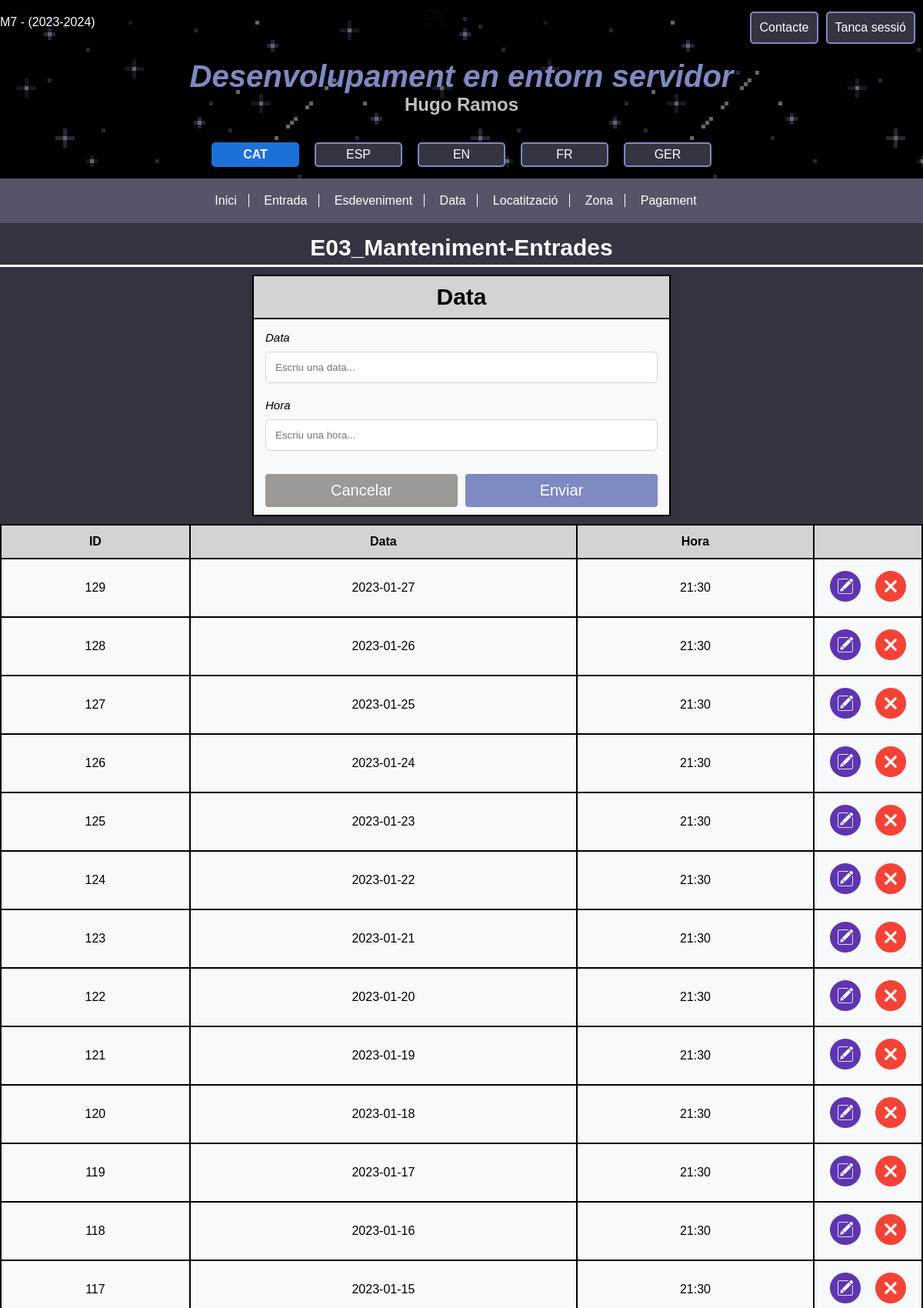
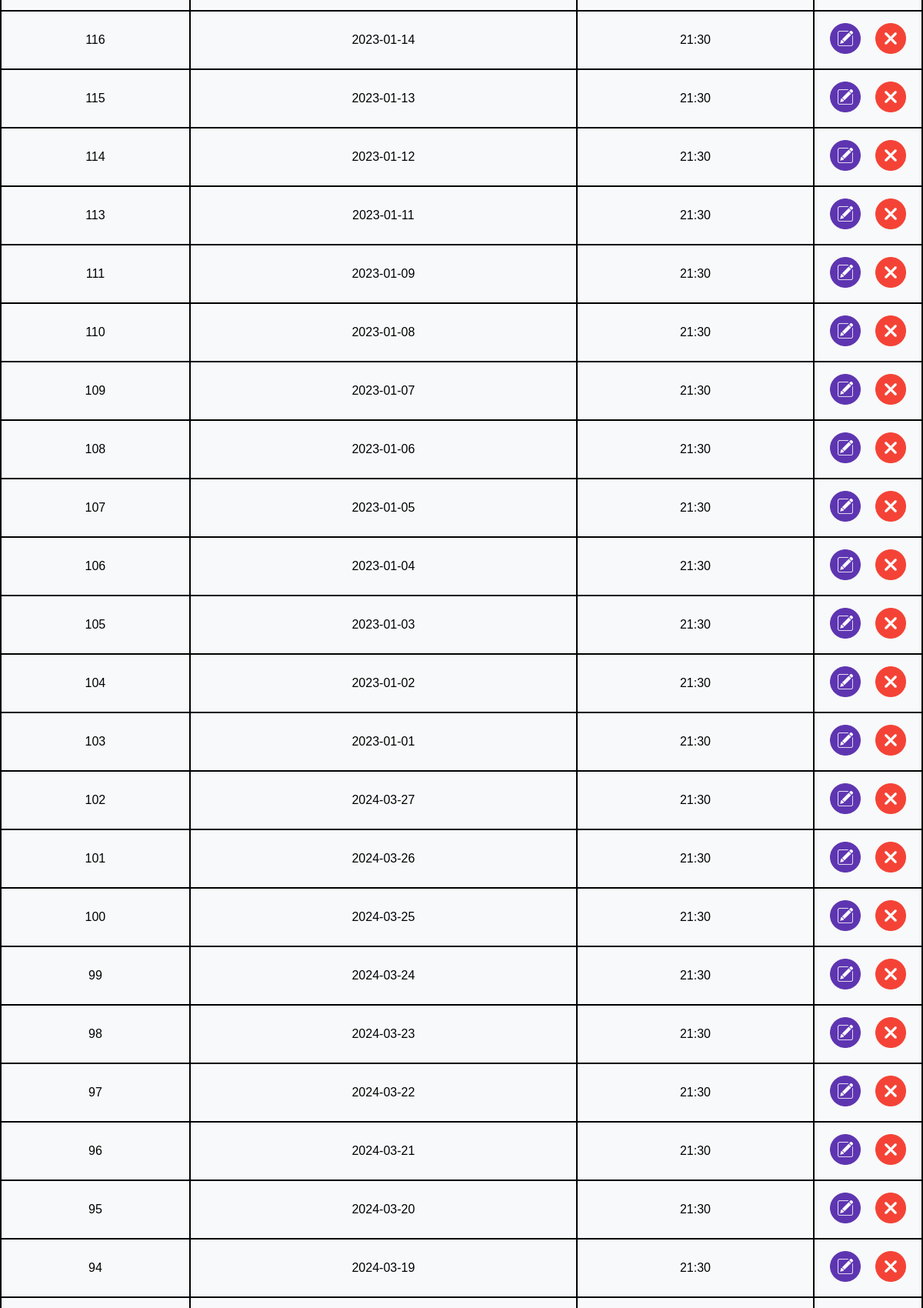
Screenshot of /?Data/show (signed in, upper part) with the database file from the repository (2 pictures, top to bottom).
### tables this page shows
CREATE TABLE `tbl_data` (
  `id` int NOT NULL,
  `data` date NOT NULL,
  `hora` varchar(5) NOT NULL
);

### classes/controlador/datacontroller.class.php (called while the page is built, shortened)
<?php
class DataController extends Controller {
    private $data;
    public function __construct(Data $param = null) {
        $this->data = (is_null($param)) ? new Data("", "", "") : $param;
    }
    public function show($params) {
        if (isset($_COOKIE["lang"])) {
            $lang = $_COOKIE["lang"];
        }else {
            $lang = "cat";
        }
        $frmErrors = array();
        $dates = DataModel::read();
        DataView::show($lang, $dates, $frmErrors, $this->data);
    }
}

### index.php (called while the page is built, shortened)
<?php
    try {
        $cFront = new FrontController();
        $cFront->dispatch();
    }catch (Exception $e) {
        $vError = new ErrorView();
        $vError->show($e);
    }
?>

### classes/model/Data.php (called while the page is built, shortened)
<?php
class Data {
    private $id;
    private $data;
    private $hora;
    public function __construct($id, $data, $hora){
        $this->id = $id;
        $this->data = $data;
        $this->hora = $hora;
    }
    public function getId(){
        return $this->id;
    }
    public function getData(){
        return $this->data;
    }
    public function getHora(){
        return $this->hora;
    }
}

### classes/model/DataBase.php (called while the page is built, shortened)
<?php
class DataBase {
    private $sgbd = "mysql";
    public $link;
    private function __construct($usr = 0){
        switch ($this->sgbd){
            case "mysql":
                switch ($usr) {
                    case 0:
                        if ($link = new mysqli(ini_get("mysqli.default_host"), ini_get("mysqli.default_user"), ini_get("mysqli.default_pw"), "myweb")){
                            $this->link = $link;
                        }else{
                            throw new Exception("No s'ha pogut establir una conexió.");
                        }
                    break;
                }
            break;
        }
    }
    public function executeSQL($query, $params = null){
        switch ($this->sgbd){
            case "mysql":
                if ($stmt = $this->link->prepare($query)){
                    if ($stmt->execute($params)){
                        $res = $stmt->get_result();
                        if ($res !== false) {
                            $dades = $res->fetch_all(MYSQLI_ASSOC);
                            return $dades;
                        }else {
                            $stmt->close();
                            return true;
                        }
                    }
                }
                return false;
                break;
        }
    }
}

### classes/model/DataModel.php (called while the page is built, shortened)
<?php
class DataModel {
    public static function read($data = null){
        $dates = self::getDb_generic()->executeSQL("SELECT * FROM `tbl_data` ORDER BY `id` DESC");
        $datesObj = array();
        foreach ($dates as $fila) {
            $datesObj[] = new Data($fila["id"], $fila["data"], $fila["hora"]);
        }
        return $datesObj;
    }
    public static function getDb_generic(){
        return self::$db_generic = DataBase::getInstance();
    }
}

### classes/vista/DataView.php (the view, shortened to what this page needs)
<?php
class DataView extends View {
    public static function show($idioma, $dates, $frmErrors, $data = null) {
        $formE = '<form id="form-entrada" action="" method="post">
                    <h2>Data</h2>
                    <div class="fe-inputs">
                        <label for="dData">Data</label>
                        <input type="text" id="dData" name="dData" placeholder="Escriu una data..." value="' . ($data ? $data->getData() : "") . '">
                        <div class="errors"><span class="error">' . $frmErrors["data1"] . '</span></div>
                        <div class="errors"><span class="error">' . $frmErrors["data2"] . '</span></div>
                        <label for="hora">Hora</label>
                        <input type="text" id="hora" name="hora" placeholder="Escriu una hora..." value="' . ($data ? $data->getHora() : "") . '">
                        <div class="errors"><span class="error">' . $frmErrors["hora1"] . '</span></div>
                        <div class="errors"><span class="error">' . $frmErrors["hora2"] . '</span></div>
                        <div class="fe-sInputs">
                            <input type="submit" id="cancelar" name="cancelar" value="Cancelar">
                            <input type="submit" id="enviar" name="enviar" value="Enviar">
                        </div>
                    </div>
                </form>';
        $thead = '<table id="tEntrada"><thead><tr>';
        $th = array(
            "ID",
            "Data",
            "Hora",
            ""
        );
        foreach ($th as $titol) {
            $thead .= "<th> $titol </th>";
        }
        $thead .= "</tr></thead>";
        $tbody = "<tbody>";
        foreach ($dates as $d) {
            $tbody .= '<tr>
                        <td>' . $d->getId() . '</td>
                        <td>' . $d->getData() . '</td>
                        <td>' . $d->getHora() . '</td>
                        <td class="mInputs">
                            <a href="?Data/show/'.$d->getId().'"><img src="img/editar.png" alt="editar.img"/></a>
                            <a href="?Data/delete/'.$d->getId().'"><img src="img/eliminar.png" alt="eliminar.img"/></a>
                        </td>
                       </tr>';
        }
        $tbody .= "<tbody></table>";
        include "templates/head.tpl.php";
        include "templates/header-entrada.tpl.php";
        include "templates/main-entrada.tpl.php";
        include "templates/footer.tpl.php";
    }
}

### css/styles.css (style rules this page uses)
* { padding: 0px; margin: 0px; }
html, body { height: 100%; margin: 0; padding: 0; }
body { font-family: Arial, Helvetica, sans-serif; display: flex; flex-direction: column; background-color: #343541; }
h2 { color: rgb(192, 191, 188); }
main h2 { text-align: center; padding-top: 15px; padding-bottom: 5px; font-size: 30px; border-bottom: 3px solid white; color: white; }
main a { padding: 10px; text-decoration: none; }
.errors { text-align: center; }
table { border-collapse: separate; border-spacing: 0; width: 100%; margin: 0; overflow: hidden; border: 1px solid black; }
th, td { padding: 12px; text-align: center; border: 1px solid black; }
th { background-color: rgb(211, 211, 211); color: black; }
td { background-color: #f8f9fa; }
td img { height: 30px; }
td:first-child { text-align: start; }
#form-guest input, #form-guest select, #enviar { padding: 7.5px; }
#form-entrada { background-color: #f8f9fa; border: 2px solid black; box-shadow: 0 0 10px rgba(0, 0, 0, 0.1); width: 45%; display: flex; flex-direction: column; }
.fe-inputs { padding-top: 15px; padding-left: 15px; padding-right: 15px; display: flex; flex-direction: column; }
.fe-sInputs { display: flex; justify-content: center; }
#form-entrada label { font-style: italic; font-size: 15px; }
#form-entrada h2 { color: black; background-color: rgb(211, 211, 211); border-bottom: 2px solid black; padding: 10px; }
#form-entrada input, select { width: 100%; padding: 12px; margin: 10px 0px; border: 1px solid #ced4da; border-radius: 6px; box-sizing: border-box; }
#form-entrada #cancelar, #form-entrada #enviar { background-color: #7f89c2; width: 50%; color: #fff; cursor: pointer; border: none; padding: 10px; border-radius: 4px; font-size: 20px; transition: background-color 0.3s; }
#form-entrada #cancelar { margin-right: 10px; background-color: rgb(154, 153, 150); }
#tEntrada .mInputs { width: 115px; height: 50px; }
#tEntrada .mInputs img { height: 40px; width: auto; }
#tEntrada .mInputs a { padding: 7px; }
#tEntrada td { text-align: center; }
#tEntrada img { width: 25%; height: auto; }

### rows the page displays
tbl_data: id "129", data "2023-01-27", hora "21:30"
tbl_data: id "128", data "2023-01-26", hora "21:30"
tbl_data: id "127", data "2023-01-25", hora "21:30"
tbl_data: id "126", data "2023-01-24", hora "21:30"
tbl_data: id "125", data "2023-01-23", hora "21:30"
tbl_data: id "124", data "2023-01-22", hora "21:30"
tbl_data: id "123", data "2023-01-21", hora "21:30"
tbl_data: id "122", data "2023-01-20", hora "21:30"
tbl_data: id "121", data "2023-01-19", hora "21:30"
tbl_data: id "120", data "2023-01-18", hora "21:30"
tbl_data: id "119", data "2023-01-17", hora "21:30"
tbl_data: id "118", data "2023-01-16", hora "21:30"
tbl_data: id "117", data "2023-01-15", hora "21:30"
tbl_data: id "116", data "2023-01-14", hora "21:30"
tbl_data: id "115", data "2023-01-13", hora "21:30"
tbl_data: id "114", data "2023-01-12", hora "21:30"
tbl_data: id "113", data "2023-01-11", hora "21:30"
tbl_data: id "111", data "2023-01-09", hora "21:30"
tbl_data: id "110", data "2023-01-08", hora "21:30"
tbl_data: id "109", data "2023-01-07", hora "21:30"
tbl_data: id "108", data "2023-01-06", hora "21:30"
tbl_data: id "107", data "2023-01-05", hora "21:30"
tbl_data: id "106", data "2023-01-04", hora "21:30"
tbl_data: id "105", data "2023-01-03", hora "21:30"
tbl_data: id "104", data "2023-01-02", hora "21:30"
tbl_data: id "103", data "2023-01-01", hora "21:30"
tbl_data: id "102", data "2024-03-27", hora "21:30"
tbl_data: id "101", data "2024-03-26", hora "21:30"
tbl_data: id "100", data "2024-03-25", hora "21:30"
tbl_data: id "99", data "2024-03-24", hora "21:30"
tbl_data: id "98", data "2024-03-23", hora "21:30"
tbl_data: id "97", data "2024-03-22", hora "21:30"
tbl_data: id "96", data "2024-03-21", hora "21:30"
tbl_data: id "95", data "2024-03-20", hora "21:30"
tbl_data: id "94", data "2024-03-19", hora "21:30"

### other values shown
$traduccio["contacte"] "Contacte"
$traduccio["logout"] "Tanca sessió"
$traduccio["header-titol"] "Desenvolupament en entorn servidor"
$traduccio["nav1"] "Inici"
$titol "ID"
$titol "Data"
$titol "Hora"
